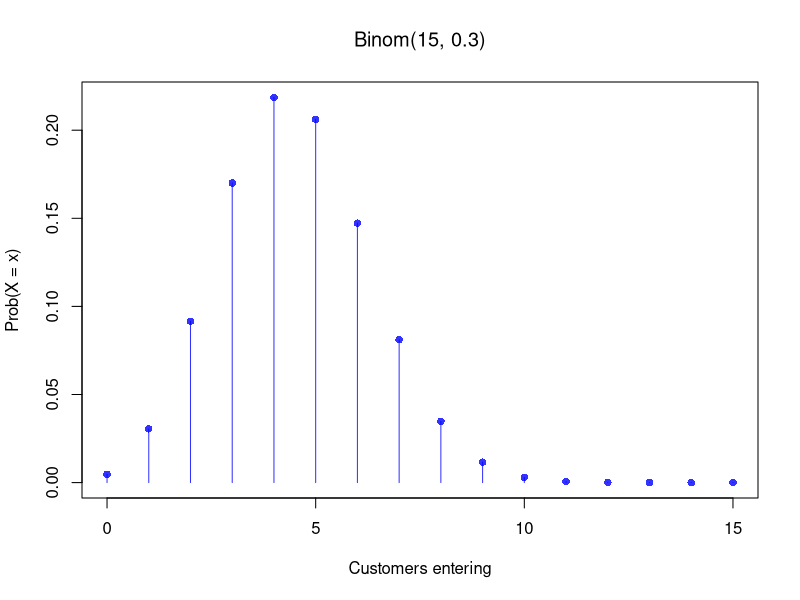
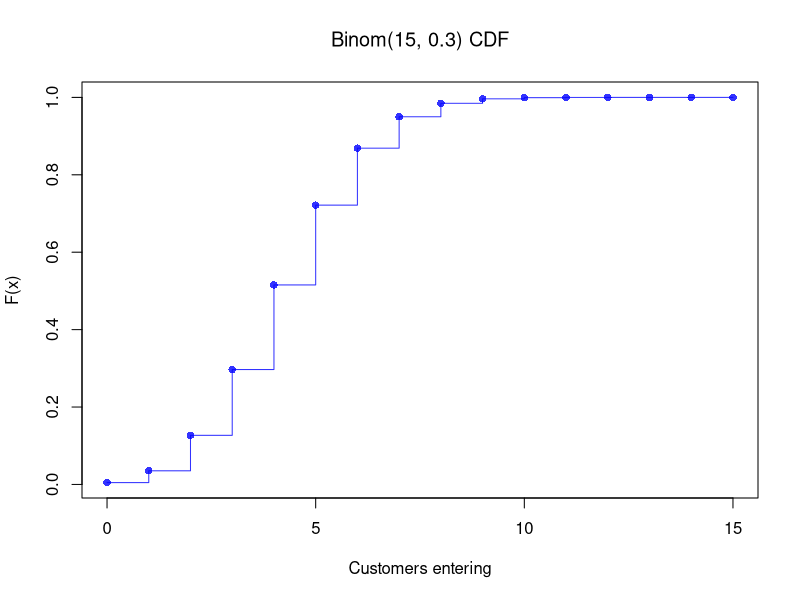
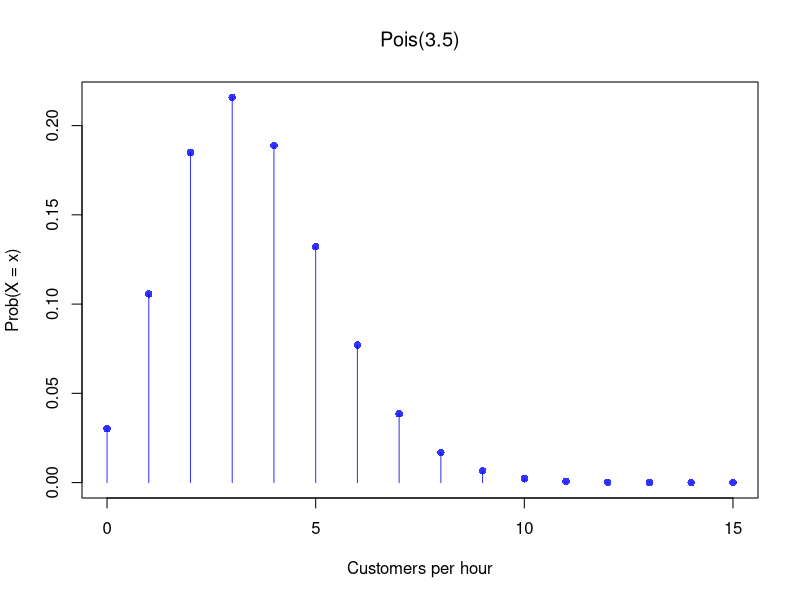
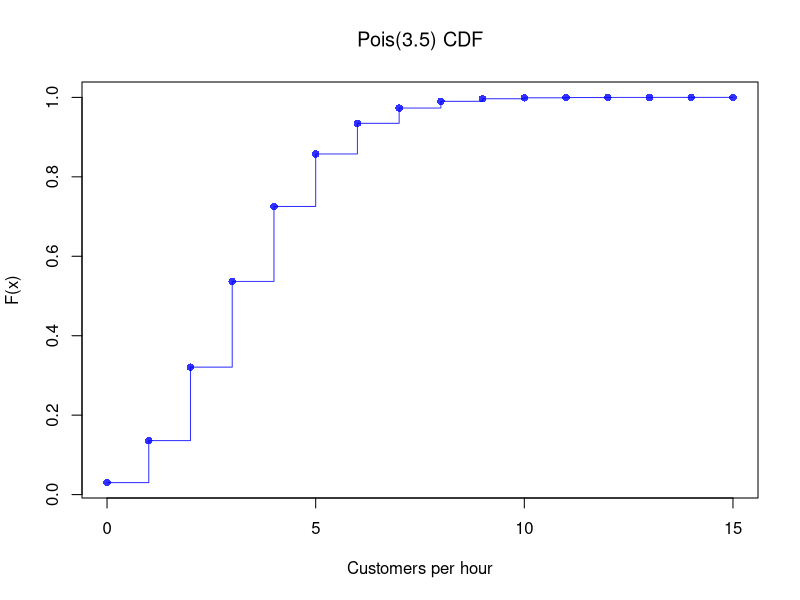
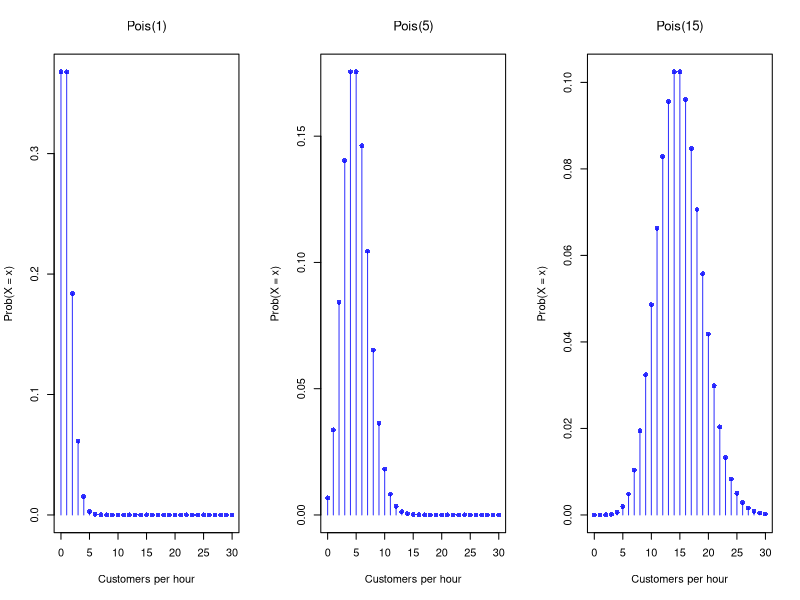
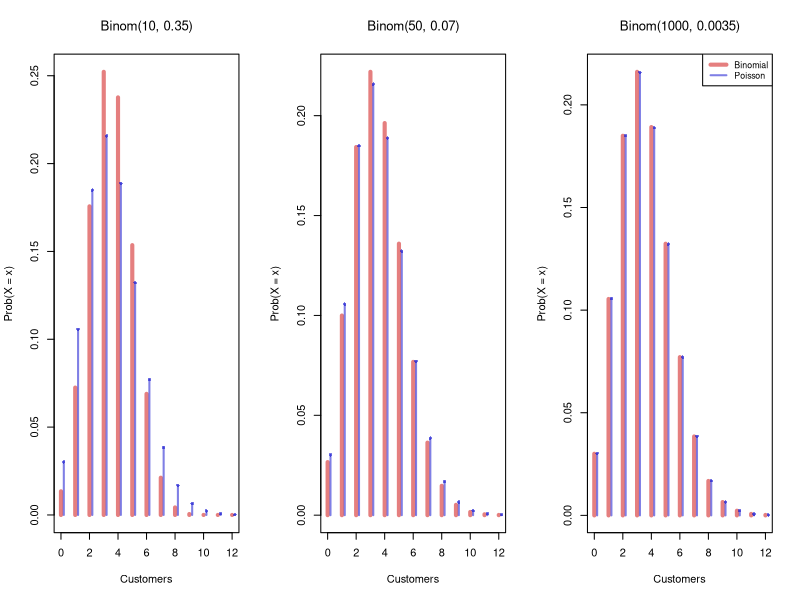
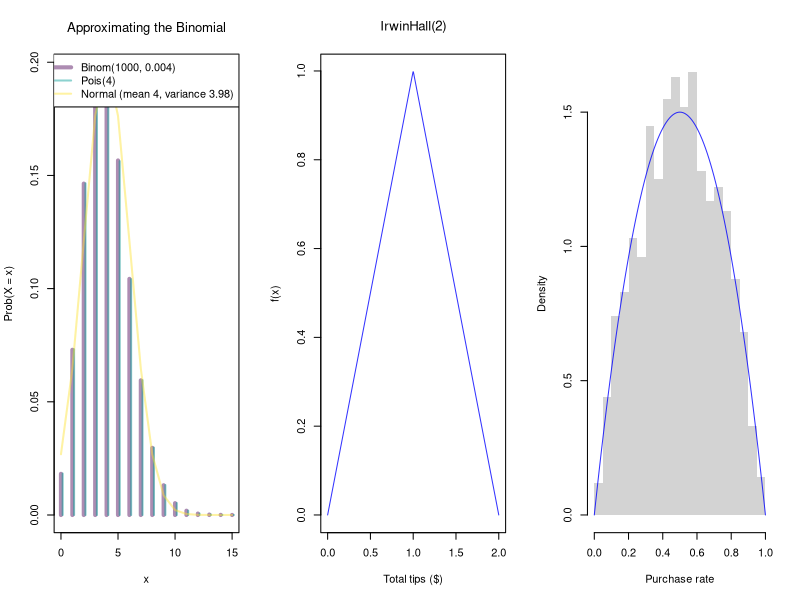
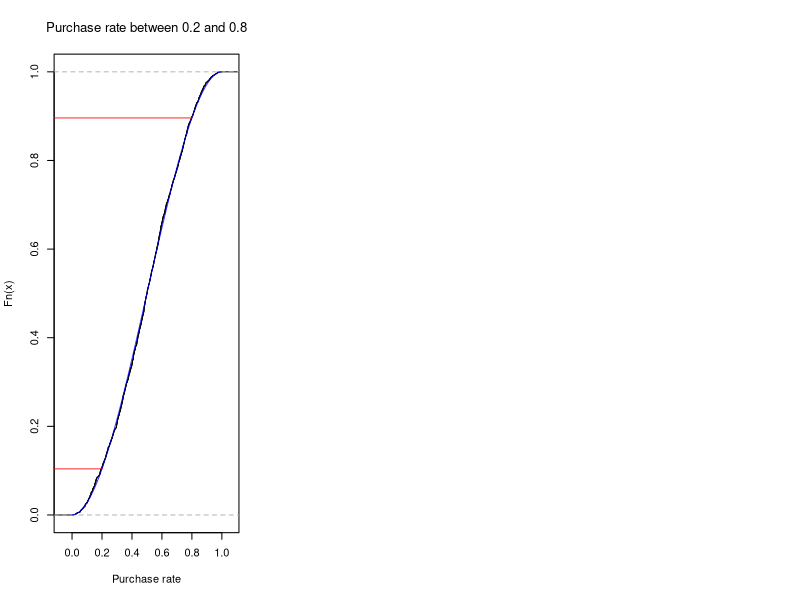

These figures' R source, in order:
## ---- chunk 1
## Store: 15 passers-by, 30% chance each enters
n <- 15
p <- 0.3

# PMF plot
x <- seq(0, n)
f_x <- dbinom(x, n, p)
plot(x, f_x, type = 'h', col = rgb(0, 0, 1, .8),
    main=NA, xlab = 'Customers entering', ylab = 'Prob(X = x)')
title(bquote(paste('Binom(', .(n), ', ', .(p), ')')), font.main=1)
points(x, f_x, pch = 16, col = rgb(0, 0, 1, .8))

## Theoretical CDF
F_x <- pbinom(x, n, p)
plot(x, F_x, type='s', col=rgb(0, 0, 1, .8),
    xlab = 'Customers entering', ylab = 'F(x)', main=NA)
points(x, F_x, pch=16, col=rgb(0, 0, 1, .8))
title(bquote(paste('Binom(', .(n), ', ', .(p), ') CDF')), font.main=1)
## ---- chunk 2
# Individual terms
x <- c(0, 1, 2)
px <- dbinom(x, size=20, prob=0.05)
round(px, 2)

# CDF: Prob(x_hat <= 2)
pbinom(2, size=20, prob=0.05)
## ---- chunk 3
n <- 8
p <- 0.3
x_hat <- rbinom(1000, n, p)
## ---- chunk 4
# Compare empirical simulation vs theoretical
n <- 2
p <- 3/4
x_hat <-  rbinom(1000, size=n, prob=p)

# Mean
c(empirical = mean(x_hat), theoretical = n*p)

# Variance
c(empirical  = var(x_hat),  theoretical  = n*p*(1-p))
## ---- chunk 5
## Store: lambda = 3.5 customers per hour
lambda <- 3.5

# PMF plot
x <- seq(0, 15)
f_x <- dpois(x, lambda)
plot(x, f_x, type='h', col=rgb(0, 0, 1, .8),
     xlab = 'Customers per hour', ylab = 'Prob(X = x)', main=NA)
points(x, f_x, pch = 16, col = rgb(0, 0, 1, .8))
title(bquote(paste('Pois(', .(lambda), ')')), font.main=1)

# CDF plot
F_x <- ppois(x, lambda)
plot(x, F_x, type='s', col=rgb(0, 0, 1, .8),
    xlab = 'Customers per hour', ylab = 'F(x)', main=NA)
points(x, F_x, pch=16, col=rgb(0, 0, 1, .8))
title(bquote(paste('Pois(', .(lambda), ') CDF')), font.main=1)
## ---- chunk 6
# Compare empirical simulation vs theoretical
lambda <- 3.5
x_hat <- rpois(1e4, lambda)
c(emp_mean = mean(x_hat), th_mean = lambda)
c(emp_var  = var(x_hat),  th_var  = lambda)
## ---- chunk 7
# Prob(x_hat > 7)
1 - ppois(7, lambda=4.5)

# Verify: sum the PMF from 0 to 7
sum(dpois(0:7, lambda=4.5))
## ---- chunk 8
# Shape varies with lambda
par(mfrow=c(1, 3))
for(lam in c(1, 5, 15)) {
    x <- seq(0, 30)
    f_x <- dpois(x, lam)
    plot(x, f_x, type='h', col=rgb(0, 0, 1, .8),
        xlab = 'Customers per hour', ylab = 'Prob(X = x)', main=NA)
    points(x, f_x, pch=16, col=rgb(0, 0, 1, .8))
    title(bquote(paste('Pois(', .(lam), ')')), font.main=1)
}
## ---- chunk 9
# Binomial approaches Poisson as n grows
lambda <- 3.5
x <- seq(0, 12)
f_pois <- dpois(x, lambda)

par(mfrow=c(1, 3))
for(n in c(10, 50, 1000)) {
    f_binom <- dbinom(x, size=n, prob=lambda/n)
    comp_cols <- c(rgb(.8, 0, 0, .5), rgb(0, 0, .8, .5))
    plot(x, f_binom, type='h', col=comp_cols[1], lwd=4,
        xlab='Customers', ylab='Prob(X = x)', main=NA)
    points(x + 0.2, f_pois, type='h', col=comp_cols[2], lwd=2)
    points(x + 0.2, f_pois, pch=16, col=comp_cols[2], cex=0.7)
    title(bquote(paste('Binom(', .(n), ', ', .(round(lambda/n, 4)), ')')), font.main=1)
}
legend('topright', c('Binomial', 'Poisson'),
    col=comp_cols, lwd=c(4, 2), cex=0.8)
## ---- chunk 10
# Binom(1000, 0.004) vs Pois(4) vs Normal with mean 4 and variance 3.98.
n <- 1000
p <- 0.004
x <- seq(0, 15)
f_binom <- dbinom(x, size=n, prob=p)
f_pois  <- dpois(x, lambda=n*p)
f_norm  <- dnorm(x, mean=n*p, sd=sqrt(n*p*(1-p)))

approx_cols <- hcl.colors(3, alpha=.45)
plot(x, f_binom, type='h', col=approx_cols[1], lwd=4,
    xlab='x', ylab='Prob(X = x)',
    main=NA)
title('Approximating the Binomial', font.main=1)
points(x + 0.15, f_pois, type='h', col=approx_cols[2], lwd=2)
lines(x, f_norm, col=approx_cols[3], lwd=2)
legend('topright',
    c('Binom(1000, 0.004)', 'Pois(4)', 'Normal (mean 4, variance 3.98)'),
    col=approx_cols, lwd=c(4, 2, 2))
## ---- chunk 11
## Tip jar: total tips from n customers, each Uniform(0, 1)
# Irwin-Hall PDF function
dirwinhall <- function(x, n) {
    f_x <- rep(NA, length(x))
    for(i in seq(x)) {
        xx <- x[i]
        if(xx < 0 | xx > n){
            f_x[i] <- 0
        } else {
            k <- seq(0, floor(xx))
            f_k <- sum((-1)^k*choose(n, k)*(xx-k)^(n-1))/factorial(n-1)
            f_x[i] <- f_k
        }
    }
    return(f_x)
}

# Two customers
n <- 2
x <- seq(0, n, length.out = 500)

# Compute and plot PDF
f_x <- dirwinhall(x, n)
plot(x, f_x, type='l', col=rgb(0, 0, 1, .8),
    main=NA, xlab = 'Total tips ($)', ylab = 'f(x)')
title(bquote(paste('IrwinHall(', .(n), ')')), font.main=1)
## ---- chunk 12
## Daily purchase rate: Beta(2, 2)
x4_hat <- rbeta(2000, 2, 2)
hist(x4_hat, breaks=20, border=NA, main=NA, freq=FALSE,
    xlab='Purchase rate')

x <- seq(0, 1, by=.01)
fx <- dbeta(x, 2, 2)
lines(x, fx, col=rgb(0, 0, 1, .8))
## ---- chunk 13
plot(ecdf(x4_hat), main=NA,
    xlab='Purchase rate') # Empirical

x <- seq(0, 1, by=.01) # Theoretical
Fx <- pbeta(x, 2, 2)
lines(x, Fx, col=rgb(0, 0, 1, .8))

# Middle Interval Example
F2 <- pbeta(0.2, 2, 2)
F8 <- pbeta(0.8, 2, 2)
F_2_8 <- F8 - F2
F_2_8

# Visualize
title('Purchase rate between 0.2 and 0.8', font.main=1)
segments(0.2, F2, -1, F2, col=rgb(1, 0, 0, .8))
segments(0.8, F8, -1, F8, col=rgb(1, 0, 0, .8))
## ---- chunk 14
#| fig-width: 8
#| fig-height: 6
op <- par(no.readonly = TRUE); on.exit(par(op), add = TRUE)
x <- seq(0, 1, by=.01)
pars <- expand.grid(c(.5, 1, 2), c(.5, 1, 2))
par(mfrow=c(3, 3))
apply(pars, 1, function(p){
    fx <- dbeta(x, p[1], p[2])
    plot(x, fx, type='l', xlim=c(0, 1), ylim=c(0, 4), lwd=2, col=rgb(0, 0, 1, .8),
        xlab='Purchase rate', ylab='f(x)', main=NA)
})
title('Beta densities', outer=TRUE, line=-1, font.main=1)
## ---- chunk 15
# Simulation verification
set.seed(123)
x <- seq(1, 6)
rolls <- sample(x, 1e6, replace = TRUE)
A <- rolls > 2
B <- rolls %% 2 == 0
P_AcondB <- mean(A & B) / mean(B)
round(P_AcondB, 3)
## ---- chunk 16
# Simulation verification
set.seed(123)
rolls <- sample(seq(1, 6), 1e6, replace=TRUE)
A <- rolls > 2
B <- rolls %% 2 == 0
# Prob(B | A)
mean(B[A])
## ---- chunk 17
# Simulation verification
set.seed(42)
n <- 1e6
supplier <- sample(c('A', 'B'), n, replace=TRUE, prob=c(0.6, 0.4))
defect_rate <- ifelse(supplier == 'A', 0.03, 0.05)
defective <- runif(n) < defect_rate

# Prob(A | D)
mean(supplier[defective] == 'A')
